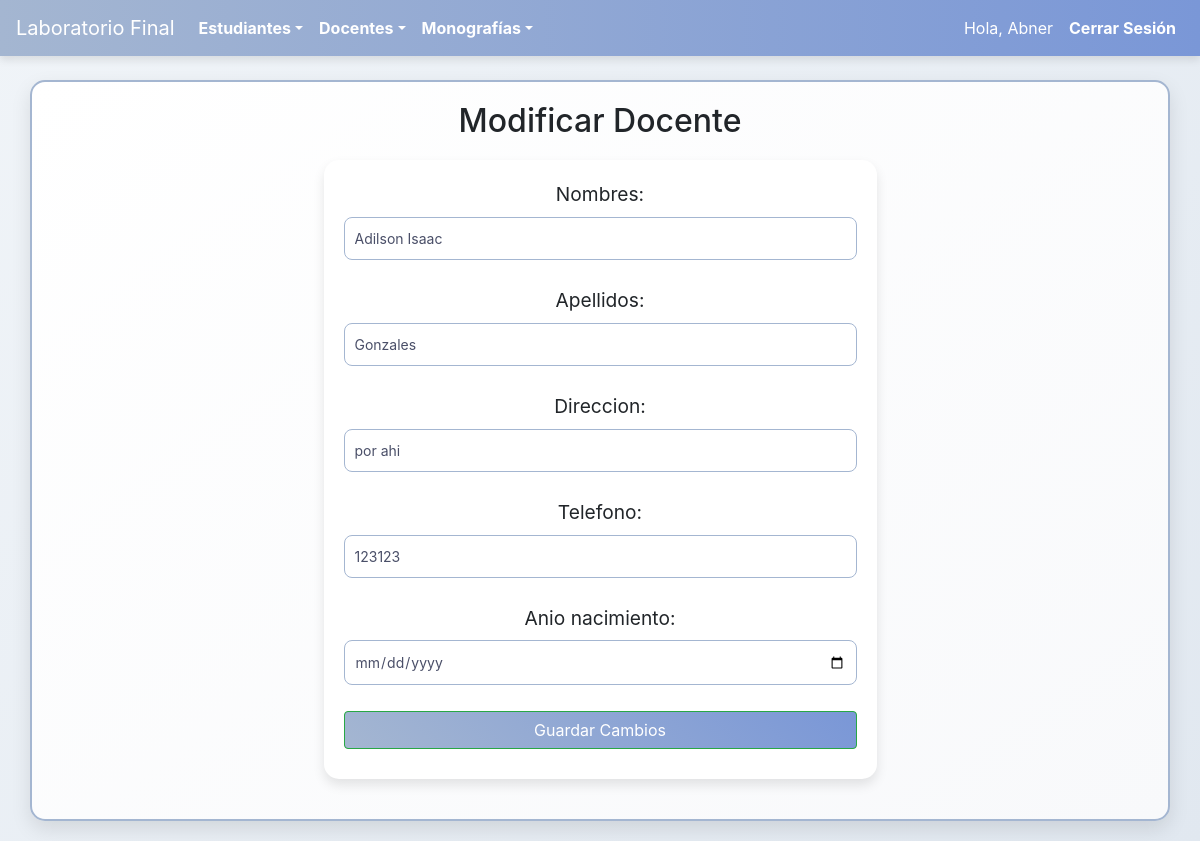
/docente/modificar/1/ (signed in), run on the app's committed database.
### MonoEstudiantes/models.py (models this page shows, shortened)
class Docente(models.Model):
    id_docente = models.AutoField(primary_key=True)  # Clave primaria
    nombres = models.CharField(max_length=100)
    apellidos = models.CharField(max_length=100)
    direccion = models.CharField(max_length=255, null=True, blank=True)
    telefono = models.BigIntegerField(null=True, blank=True)
    anio_nacimiento = models.DateField()

### MonoEstudiantes/views.py (the view, shortened to what this page needs)
# urls.py: path('docente/modificar/<int:pk>/', login_required(views.DocenteUpdateView.as_view()), name='modificar_docente'),
class DocenteUpdateView(UpdateView):
    model = Docente
    form_class = DocenteForm
    template_name = 'docente/modificar.html'
    success_url = reverse_lazy('listar_docentes')

### MonoEstudiantes/forms.py
class DocenteForm(forms.ModelForm):
    class Meta:
        model = Docente
        fields = ['nombres', 'apellidos', 'direccion', 'telefono', 'anio_nacimiento']
        widgets = {
            'anio_nacimiento': forms.DateInput(attrs={'type': 'date'}),
        }

### MonoEstudiantes/Templates/docente/modificar.html (shortened to what this page needs)
{% extends 'base.html' %}
{% block content %}
<h2>Modificar Docente</h2>
<form method="post">
    {{ form.as_p }}
    <button type="submit" class="btn btn-success">Guardar Cambios</button>
</form>
{% endblock %}

### MonoEstudiantes/Templates/base.html (shortened to what this page needs)
<!DOCTYPE html>
<html lang="en">
<head>
    {% load static %}
    <link rel="stylesheet" href="{% static 'css/styles.css' %}">
    <link rel="stylesheet" href="https://stackpath.bootstrapcdn.com/bootstrap/4.5.2/css/bootstrap.min.css">
    <link rel="stylesheet" href="https://cdn.datatables.net/1.13.6/css/jquery.dataTables.min.css">
</head>
<body>
    <nav class="navbar navbar-expand-lg navbar-dark bg-dark">
        <a class="navbar-brand" href="/">Laboratorio Final</a>
        <div class="collapse navbar-collapse" id="navbarNav">
            <ul class="navbar-nav">
                <li class="nav-item dropdown">
                    <a class="nav-link dropdown-toggle" href="#" id="estudiantesDropdown" role="button"
                        data-toggle="dropdown" aria-haspopup="true" aria-expanded="false">Estudiantes</a>
                </li>
                <li class="nav-item dropdown">
                    <a class="nav-link dropdown-toggle" href="#" id="docentesDropdown" role="button"
                        data-toggle="dropdown" aria-haspopup="true" aria-expanded="false">Docentes</a>
                </li>
                <li class="nav-item dropdown">
                    <a class="nav-link dropdown-toggle" href="#" id="monografiasDropdown" role="button"
                        data-toggle="dropdown" aria-haspopup="true" aria-expanded="false">Monografías</a>
                </li>
            </ul>
            <ul class="navbar-nav ml-auto">
                {% if user.is_authenticated %}
                <li class="nav-item">
                    <span class="navbar-text text-white mr-2">
                        Hola, {{ user.username }}
                    </span>
                </li>
                <li class="nav-item">
                    <a class="nav-link" href="{% url 'logout' %}">Cerrar Sesión</a>
                </li>
                {% endif %}
            </ul>
        </div>
    </nav>
    <div class="container mt-4">
        {% block content %}
        {% endblock %}
    </div>
</body>
</html>

### MonoEstudiantes/static/css/styles.css (style rules this page uses)
body { background: linear-gradient(135deg, #F0F4F8, #E1E8F0); font-family: 'Century Gothic', sans-serif; color: #4A4F68; margin: 0; padding: 0; overflow-x: hidden; animation: gradientBackground 20s infinite alternate ease-in-out; }
.navbar { background: linear-gradient(90deg, #A4B6D1, #7A97D7); color: #FFF; box-shadow: 0px 4px 8px rgba(0, 0, 0, 0.1); position: sticky; top: 0; z-index: 1000; animation: slideIn 1s ease-out, navbarShadow 0.4s ease-out; }
.nav-link { color: #FFF !important; font-weight: bold; transition: color 0.3s, transform 0.3s, text-shadow 0.3s; }
.container { background: linear-gradient(145deg, #FFFFFF, #F8F9FB); border: 2px solid #A4B6D1; border-radius: 15px; box-shadow: 0px 8px 20px rgba(0, 0, 0, 0.1); padding: 20px; margin: 20px auto; max-width: 80%; position: relative; overflow: hidden; transition: transform 0.5s, box-shadow 0.5s, background-color 0.5s; }
form { background-color: #FFFFFF; border-radius: 15px; box-shadow: 0px 6px 12px rgba(0, 0, 0, 0.1); padding: 20px; margin: 20px auto; width: 50%; min-width: 300px; max-width: 600px; transition: transform 0.3s ease, box-shadow 0.3s ease; }
form input, form select, form button { margin-bottom: 10px; width: 100%; padding: 10px; border: 1.5px solid #A4B6D1; border-radius: 8px; font-size: 14px; color: #4A4F68; transition: border-color 0.3s, box-shadow 0.3s; }
form button { background: linear-gradient(45deg, #A4B6D1, #7A97D7); color: #FFF; font-weight: bold; border: none; cursor: pointer; transition: background 0.3s ease, transform 0.2s ease; }
h2, p { text-align: center; margin: 0 auto; }
h2 { margin-bottom: 20px; font-size: 2em; }
p { margin-top: 10px; font-size: 1.2em; }

### data on the page
Docente: nombres "Adilson Isaac", apellidos "Gonzales", direccion "por ahi", telefono "123123"

### other printed values
{{ user.username }} "Abner"
